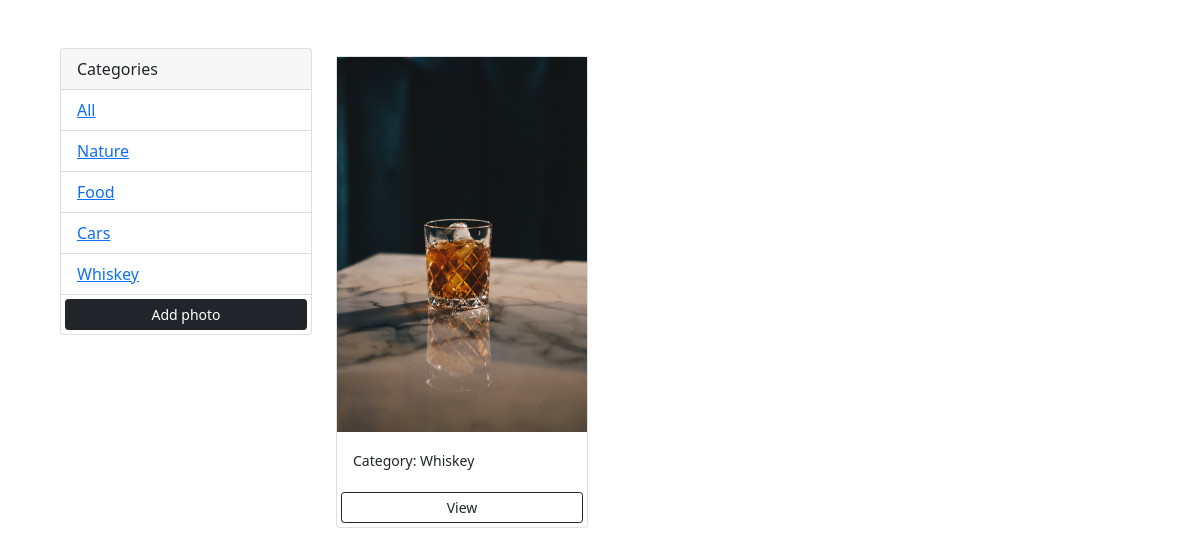
/?category=Whiskey, run on the app's committed database.
### snaps/models.py (models this page shows, shortened)
class Category(models.Model):
    name = models.CharField(max_length=100, null=False, blank=False)

class Snaps(models.Model):
    category = models.ForeignKey(Category, on_delete=models.SET_NULL, null=True , blank=True)
    image = models.ImageField(null=False, blank=False)
    name = models.TextField()

### snaps/views.py (the view)
# urls.py: path('',views.gallery, name='gallery'),
def gallery(request):
    category = request.GET.get('category')
    if category == None:
     snaps = Snaps.objects.all()
    else:
        snaps = Snaps.objects.filter(category__name=category)
    categories = Category.objects.all()
    context = {'categories' : categories, 'snaps':snaps}
    return render(request,'snaps/gallery.html', context)

### snaps/templates/snaps/gallery.html (shortened to what this page needs)
<!DOCTYPE html>
<html lang="en">
<head>
    <link href="https://cdn.jsdelivr.net/npm/bootstrap@5.1.3/dist/css/bootstrap.min.css" rel="stylesheet">
</head>
<body class="m-5">
    <div class="container">
        <div class="row">
            <div class="col-md-3">
                <div class="card">
                    <div class="card-header">
                        Categories
                    </div>
                    <ul class="list-group list-group-flush">
                        <li class="list-group-item">
                            <a href="{% url 'gallery' %}">All</a>
                        </li>
                        {% for category in categories %}
                        <li class=" list-group-item">
                            <a href="{% url 'gallery' %}?category={{category.name}}">
                                {{category.name}}
                            </a>
                        </li>
                        {% endfor %}
                        <a class="btn btn-dark btn-block btn-sm m-1" href="{% url 'add' %}">Add photo</a>
                    </ul>
                </div>
            </div>
            <div class="col-md-9">
                <div class="row">
                    {% for snap in snaps %}
                    <div class="col-md-4">
                        <div class="card my-2">
                            <img class="image-thumbail" src="{{snap.image.url}}" alt="Card image cap">
                            <div class="card-body">
                                <small>Category: {{snap.category.name}}</small>
                            </div>
                            <a href="{% url 'snap' snap.id %}" class="btn btn-outline-dark btn-sm m-1">View</a>
                        </div>
                    </div>
                    {% empty %}
                    <h3>No photos...</h3>
                    {% endfor %}
                </div>
            </div>
        </div>
    </div>
</body>
</html>

### data on the page
Category: name "Nature"
Category: name "Food"
Category: name "Cars"
Category: name "Whiskey"
Snaps: image (picture), category.name "Whiskey"
